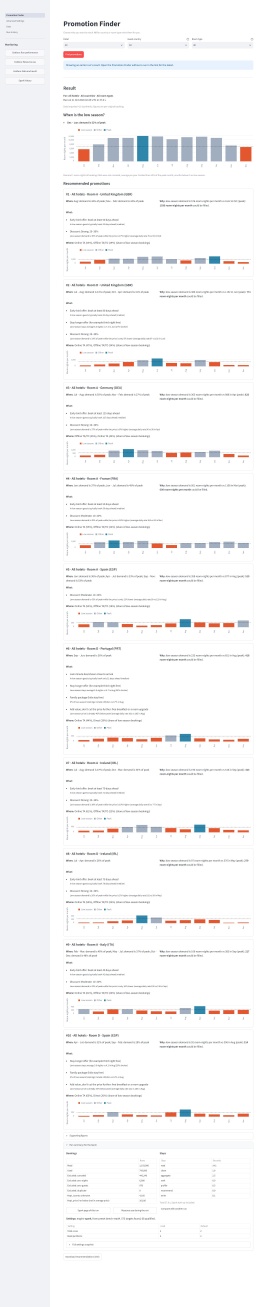
#> input picture docs/result/br5/benchmark/S1-I1-L3/finder.jpg, 1600 x 7841 px (shown at 1/6 size)
$ python -i benchmark.py   (imports and definitions only)
#> lines starting #> are read from the running program, lines starting #| are printed output that depends on the picture
### jobs/common/spark_settings.py
"""Per-run settings of a batch BR: the Spark settings every BR shares, plus the
BR's own settings, in one catalog for the settings screen, the launcher, the
jobs and the run snapshot.

Built from BR5's run_settings.py (jobs/br5_promotion), which keeps its own
copy. Values are kept as strings (that is how <db>.settings stores them); ""
means "unset: let Spark decide" for the settings that allow it. Pure Python,
so it can be unit-tested.
"""

import re
from dataclasses import dataclass, field

SERIALIZERS = {
    "java": "org.apache.spark.serializer.JavaSerializer",
    "kryo": "org.apache.spark.serializer.KryoSerializer",
}
STORAGE_LEVELS = ["MEMORY_ONLY", "MEMORY_AND_DISK", "MEMORY_AND_DISK_DESER", "DISK_ONLY", "OFF_HEAP"]
MB = 1024 * 1024
# Read by the spark-history service (docker-compose.yml); logs/ on the host.
EVENT_LOG_DIR = "/opt/logs/spark-events"


@dataclass(frozen=True)
class Setting:
    key: str
    group: str
    label: str
    help: str
    type: str  # size | int | float | bool | choice | percent | text
    default: str
    kind: str  # spark | submit | pipeline | clickhouse | rule
    choices: tuple = ()
    min: float = None
    max: float = None
    optional: bool = False  # "" (unset) allowed
    allow_off: bool = False  # "-1" allowed (broadcast threshold)
    extra: dict = field(default_factory=dict)


def _s(*args, **kwargs):
    return Setting(*args, **kwargs)


SPARK_GROUPS = [
    "Resources",
    "Memory",
    "Shuffle and partitions",
    "Adaptive Query Execution (AQE)",
    "Joins",
    "Serialization",
]

SPARK_SETTINGS = [
    # Resources
    _s("spark.driver.memory", "Resources", "Driver memory",
       "Memory of the driver process, which runs in the app container (2 GB in total).",
       "size", "512m", "submit", min=256 * MB, max=4096 * MB),
    _s("spark.executor.memory", "Resources", "Executor memory",
       "Memory of each executor on the worker. Spark adds an overhead of max(384 MB, 10%) on top.",
       "size", "512m", "spark", min=256 * MB, max=16384 * MB),
    _s("spark.executor.cores", "Resources", "Cores per executor",
       "Cores of each executor. Unset: one executor takes all the worker's cores.",
       "int", "", "spark", min=1, max=64, optional=True),
    _s("spark.cores.max", "Resources", "Total cores",
       "The most cores this run may use across the cluster.",
       "int", "2", "spark", min=1, max=64),
    # Memory
    _s("spark.memory.fraction", "Memory", "Memory fraction",
       "Share of executor memory used for work and cache; the rest is for user data and Spark internals.",
       "float", "0.6", "spark", min=0.1, max=0.9),
    _s("spark.memory.storageFraction", "Memory", "Storage fraction",
       "Share of that memory protected for cached data.",
       "float", "0.5", "spark", min=0.1, max=0.9),
    _s("spark.memory.offHeap.enabled", "Memory", "Off-heap memory",
       "Let Spark keep data outside the Java heap (needs a size below).",
       "bool", "false", "spark"),
    _s("spark.memory.offHeap.size", "Memory", "Off-heap size",
       "Off-heap memory per executor, added to its memory use.",
       "size", "0", "spark", min=0, max=8192 * MB),
    # Shuffle and partitions
    _s("spark.sql.shuffle.partitions", "Shuffle and partitions", "Shuffle partitions",
       "Partitions after a shuffle (joins, aggregations). AQE merges small ones when enabled.",
       "int", "200", "spark", min=1, max=5000),
    _s("spark.default.parallelism", "Shuffle and partitions", "Default parallelism",
       "Partitions for RDD operations only; DataFrame steps use shuffle partitions. Unset: total cores.",
       "int", "", "spark", min=1, max=5000, optional=True),
    _s("spark.sql.files.maxPartitionBytes", "Shuffle and partitions", "Max bytes per file partition",
       "Size of each partition when reading files. Affects the import's CSV read only.",
       "size", "128m", "spark", min=1 * MB, max=2048 * MB),
    _s("spark.shuffle.compress", "Shuffle and partitions", "Compress shuffle data",
       "Compress data moved between steps.",
       "bool", "true", "spark"),
    _s("spark.io.compression.codec", "Shuffle and partitions", "Compression codec",
       "Codec for shuffle data, spills and cached blocks.",
       "choice", "lz4", "spark", choices=("lz4", "snappy", "zstd", "lzf")),
    # AQE
    _s("spark.sql.adaptive.enabled", "Adaptive Query Execution (AQE)", "AQE",
       "Re-plan while running, using the real sizes of finished steps.",
       "bool", "true", "spark"),
    _s("spark.sql.adaptive.coalescePartitions.enabled", "Adaptive Query Execution (AQE)", "Merge small partitions",
       "Merge small shuffle partitions into bigger ones (needs AQE).",
       "bool", "true", "spark"),
    _s("spark.sql.adaptive.advisoryPartitionSizeInBytes", "Adaptive Query Execution (AQE)", "Target partition size",
       "Size AQE aims for when merging or splitting partitions.",
       "size", "64m", "spark", min=1 * MB, max=2048 * MB),
    _s("spark.sql.adaptive.skewJoin.enabled", "Adaptive Query Execution (AQE)", "Handle skewed joins",
       "Split oversized partitions of a sort-merge join.",
       "bool", "true", "spark"),
    _s("spark.sql.adaptive.skewJoin.skewedPartitionFactor", "Adaptive Query Execution (AQE)", "Skew factor",
       "A partition is skewed if it is this many times the median size (and above the threshold below).",
       "float", "5", "spark", min=1, max=100),
    _s("spark.sql.adaptive.skewJoin.skewedPartitionThresholdInBytes", "Adaptive Query Execution (AQE)",
       "Skew threshold",
       "Minimum size of a skewed partition. Lower it to see skew handling on small partitions.",
       "size", "256m", "spark", min=0, max=4096 * MB),
    # Joins
    _s("spark.sql.autoBroadcastJoinThreshold", "Joins", "Broadcast threshold",
       "Tables smaller than this are sent to every executor instead of shuffled. -1 turns broadcast off.",
       "size", "10m", "spark", min=0, max=1024 * MB, allow_off=True),
    # Serialization
    _s("spark.serializer", "Serialization", "Serializer",
       "How Spark packs objects. DataFrames mostly use their own format, so expect a small effect.",
       "choice", "java", "spark", choices=tuple(SERIALIZERS)),
]

EVENT_LOG_SETTING = _s(
    "spark.eventLog.enabled", "Monitoring", "Spark event log",
    "Write the run's Spark event log, so its Spark page stays on the history server "
    "(http://localhost:18080) after the run. Costs a little disk and time; turn it off to measure that.",
    "bool", "true", "spark")

SIZE_RE = re.compile(r"^\s*(\d+(?:\.\d+)?)\s*([kmgt]?)b?\s*$", re.IGNORECASE)
SIZE_UNITS = {"": 1, "k": 1024, "m": MB, "g": 1024 * MB, "t": 1024 * 1024 * MB}


# [15 lines left out: functions size_bytes, show, not called in this run]


def overhead_bytes(executor_bytes):
    return max(384 * MB, executor_bytes // 10)


class Catalog:
    """settings: the shared Spark settings plus a BR's own ones.
    presets: {name: {key: value}} built-in presets ("default" = {}).
    checks: optional function(typed, errors, warnings) for the BR's own rules."""

    def __init__(self, groups, settings, presets, checks=None):
        self.groups = groups
        self.settings = settings
        self.by_key = {s.key: s for s in settings}
        self.presets = presets
        self._checks = checks

    def defaults(self):
        return {s.key: s.default for s in self.settings}

    # [123 lines left out: functions resolve, parse, validate, spark_conf, options, not called in this run]

    def changed(self, values):
        """Keys whose value differs from the default."""
        return [s.key for s in self.settings if str(values.get(s.key, s.default)) != s.default]

    # [17 lines left out: function snapshot, not called in this run]

### tests/br6/benchmark.py
"""BR6 benchmark driver (docs/plan/br6/plan-benchmark.md). Run from the host
with the stack up (`make br6-up`) and the data imported at x1:

    python tests/br6/benchmark.py presets              save the benchmark presets
    python tests/br6/benchmark.py block S2             run a Spark block's cells (restarts the worker if needed)
    python tests/br6/benchmark.py block H2             ClickHouse block (restarts ClickHouse if needed)
    python tests/br6/benchmark.py screens H1           screenshots of a block's cells
    python tests/br6/benchmark.py check H1             the plan's checks on a block's stored runs
    python tests/br6/benchmark.py restore              worker back to 2 cores, ClickHouse to 1 CPU

`--cells I1-HL1,I3-HL4` limits a block, its screenshots or its checks to some
cells. Runs go through scripts/br6.py run, the same launcher as the app. Each
run is appended to docs/result/br6/benchmark/runs.csv; screenshots go to
docs/result/br6/benchmark/<block>-<cell>/. The parts that don't depend on the
BR (restarts, Playwright helpers) come from BR5's script (plan D11).
"""

import argparse
import csv
import importlib.util
import json
import os
import re
import subprocess
import sys
from datetime import datetime, timezone
from pathlib import Path

REPO = Path(__file__).resolve().parents[2]
sys.path.insert(0, str(REPO / "jobs" / "br6_route"))
sys.path.insert(0, str(REPO / "jobs" / "common"))
import route_settings  # noqa: E402

# BR5's script, loaded under another name: this file has the same module name.
_spec = importlib.util.spec_from_file_location("br5_benchmark", REPO / "tests" / "br5" / "benchmark.py")
br5 = importlib.util.module_from_spec(_spec)
# [1 line not run here, left out]
# [1 line that did not run here, left out]

CATALOG = route_settings.CATALOG
OUT = REPO / "docs" / "result" / "br6" / "benchmark"
MANIFEST = OUT / "runs.csv"
FIELDS = ["block", "cell", "input", "live", "preset", "repeat", "run_id", "status", "duration_s",
          "started_at", "finished_at", "spark_app_id", "rows_read", "found", "suggested"]
# [1 line that did not run here, left out]
# [1 line that did not run here, left out]

# 3.1 inputs: city, start, end, stops, visitor (None = General visitor); all place types
INPUTS = {
    "I1": ("istanbul", 2005, 100, "3982", 88647),
    "I2": ("jakarta", 1549, 1373, "", None),
    "I3": ("beijing", 40, 409, "", None),
}
BLOCK_INPUTS = {"V": ["I1", "I2"]}  # D6
# 3.2 start-up configurations: Spark worker cores; V runs on S2 (3.4)
BLOCKS = {"S1": 1, "S2": 2, "S3": 4, "V": 2}
# 3.5 ClickHouse blocks: the clickhouse container's CPUs
CLICKHOUSE_BLOCKS = {"H1": 1, "H2": 2, "H3": 4}
# 3.3-3.5 presets: (name, built-in preset to start from, overrides)
ALL_CORES = {"spark.cores.max": "4"}  # D2: a run takes whatever the worker has
STATS_RUN = {"pipeline.place_stats": "run"}
CH = {"pipeline.engine": "clickhouse"}
NO_MEM_LIMIT = {"clickhouse.limit_threads_by_memory": "false"}
LIVE = {
    "L1": ("bench-baseline", "baseline", ALL_CORES),
    "L2": ("bench-default", None, ALL_CORES),
    "L3": ("bench-stats-run", None, {**ALL_CORES, **STATS_RUN}),
    "V1": ("bench-match-all", None, {**ALL_CORES, "pipeline.matching": "all"}),
    "V2": ("bench-python-udf", None, {**ALL_CORES, "pipeline.distance": "python_udf"}),
    "V3": ("bench-pandas-udf", None, {**ALL_CORES, "pipeline.distance": "pandas_udf"}),
    "V4": ("bench-match-all-python-udf", None,
           {**ALL_CORES, "pipeline.matching": "all", "pipeline.distance": "python_udf"}),
    "V5": ("bench-stats-run-driver", None, {**ALL_CORES, **STATS_RUN, "pipeline.reader": "driver"}),
    "HL1": ("bench-clickhouse", None, CH),
    "HL2": ("bench-clickhouse-nomemlimit", None, {**CH, **NO_MEM_LIMIT}),
    "HL3": ("bench-clickhouse-stats-run", None, {**CH, **STATS_RUN}),
    "HL4": ("bench-clickhouse-stats-run-nomemlimit", None, {**CH, **STATS_RUN, **NO_MEM_LIMIT}),
}
CLICKHOUSE_LIVE = ["HL1", "HL2", "HL3", "HL4"]
BLOCK_LIVE = {"V": ["L2", "V1", "V2", "V3", "V4", "L3", "V5"], **{b: CLICKHOUSE_LIVE for b in CLICKHOUSE_BLOCKS}}
SPARK_LIVE = ["L1", "L2", "L3"]
BLOCK_REPEATS = {"V": 3, **{b: 5 for b in CLICKHOUSE_BLOCKS}}  # D5, D6, D8
THIRD_RUN_SPREAD = 1.15  # D5


def block_cells(block, cells=None):
    found = [f"{i}-{l}" for i in BLOCK_INPUTS.get(block, INPUTS) for l in BLOCK_LIVE.get(block, SPARK_LIVE)]
    return [c for c in found if not cells or c in cells]


# --- Presets and runs -------------------------------------------------------

# [117 lines left out: functions save_presets, run_row, read_manifest, append_manifest, block_env, run_cell and 3 more, not called in this run]


# --- Checks (plan section 8) ------------------------------------------------

EXPECTED = {"I1": (544471, 4574), "I2": (412100, 7178), "I3": (1470, 61)}  # check-ins read, places found


def measured_runs(block, cells=None):
    return [r for r in read_manifest() if r["block"] == block and r["repeat"] != "warmup"
            and (not cells or r["cell"] in cells)]


# [128 lines left out: functions reference_list, same_result, query_threads, cmd_check, first_runs, reference_run and 1 more, not called in this run]


def trim(path, margin=80):
    """Cuts the empty page below the content. Run History grows the viewport
    to its long run list, so a compare shot can end in thousands of empty
    pixels. The sidebar (left 25%) is left out of the search."""
#> called with margin = 80
    from PIL import Image, ImageChops

    image = Image.open(path)
#> image is the input picture: PIL image 1600x7841 RGB; mean R, G, B 247.1, 246.8, 247.7
    width, height = image.size
#> width = 1600; height = 7841
    main = image.crop((width // 4, 0, width, height)).convert("L")
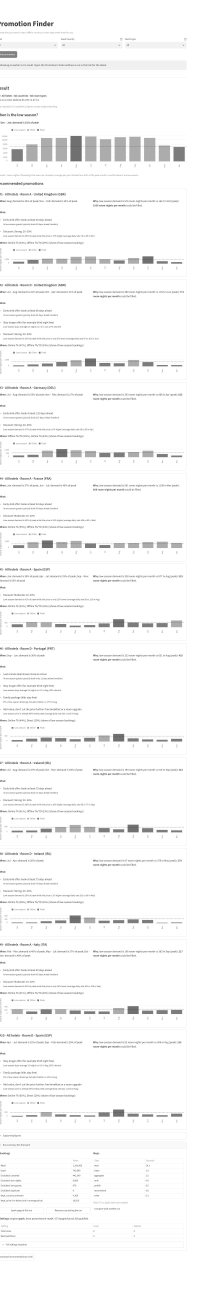
#> main: PIL image 1200x7841 L (shown at 1/6 size); min 2, max 255, mean 247.7
    background = Image.new("L", main.size, main.getpixel((main.width - 5, main.height - 5)))
#> background: PIL image 1200x7841 L; every value is 255
    box = ImageChops.difference(main, background).point(lambda v: 255 if v > 24 else 0).getbbox()
#> box = (0, 125, 1120, 7561)
    if box and box[3] + margin < height:
        image.crop((0, 0, width, box[3] + margin)).save(path, quality=80)
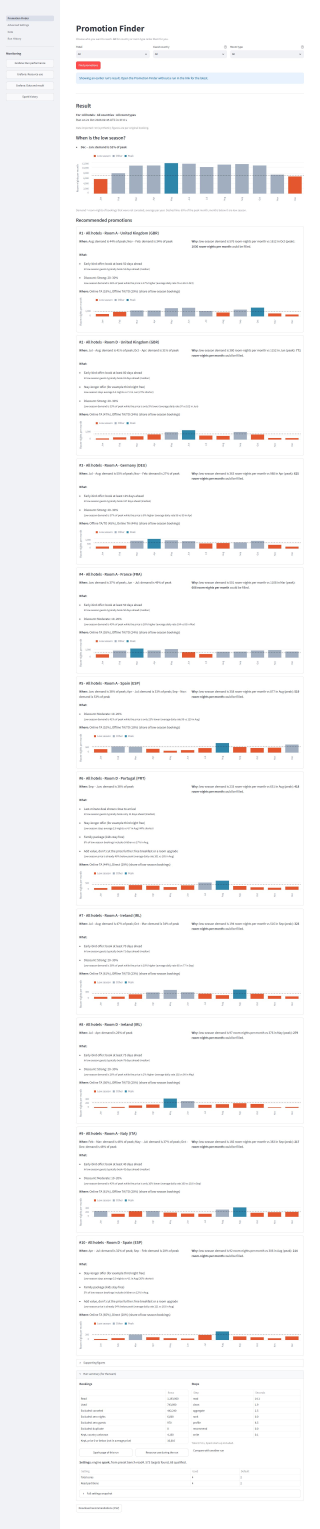
#> saved as finder.jpg: PIL image 1600x7641 RGB (shown at 1/5 size); mean R, G, B 247, 246.7, 247.6
#> (the run stopped early here; a loop or call above may not have finished)

$ run again, on docs/result/br5/benchmark/S1-I2-L2/spark.jpg
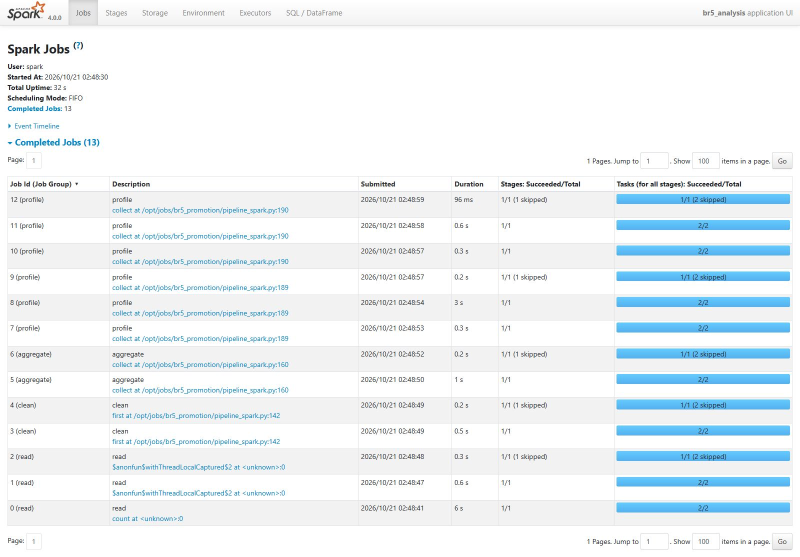
#> input picture docs/result/br5/benchmark/S1-I2-L2/spark.jpg, 1600 x 1114 px (shown at 1/2 size)
#> in trim, image is the input picture: PIL image 1600x1114 RGB; mean R, G, B 237.8, 243.5, 246.5
#> in trim, `main = image.crop((width // 4, 0, width, height)).convert("L")`:
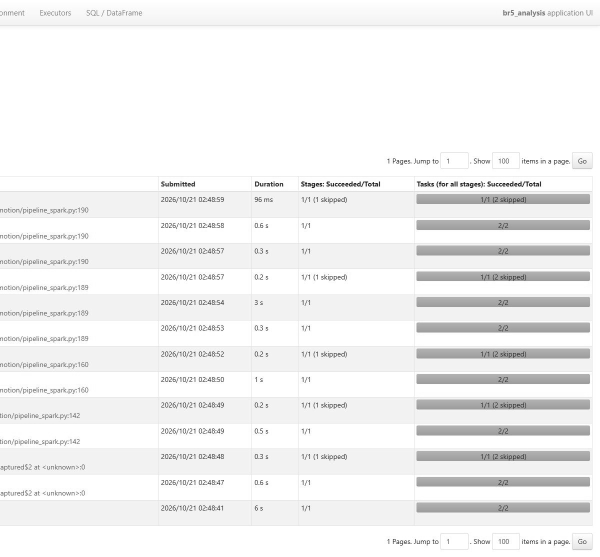
#> main: PIL image 1200x1114 L (shown at 1/2 size); min 7, max 255, mean 241.9
#> background: PIL image 1200x1114 L; every value is 255
#> box = (0, 17, 1200, 1100)

$ run again, on docs/result/br5/benchmark/S1-I2-L3/finder.jpg
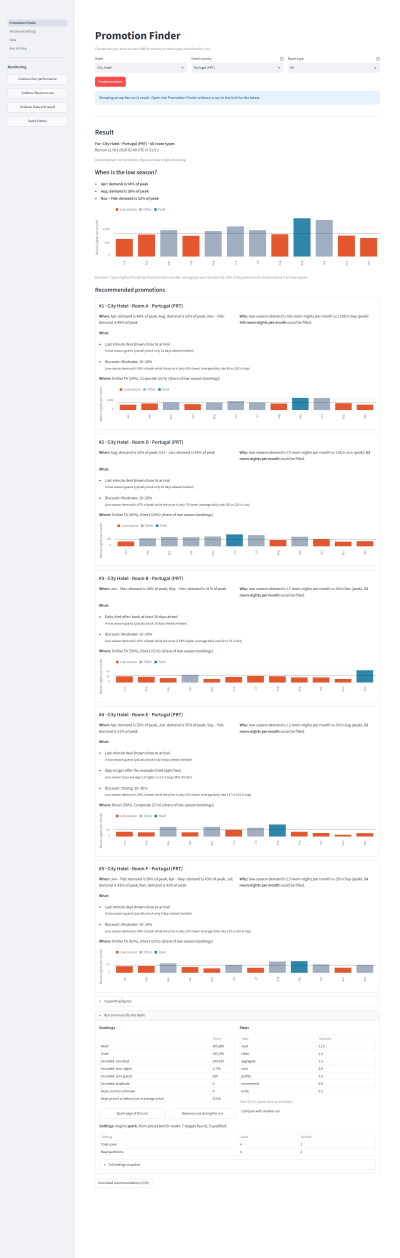
#> input picture docs/result/br5/benchmark/S1-I2-L3/finder.jpg, 1600 x 5032 px (shown at 1/4 size)
#> in trim, image is the input picture: PIL image 1600x5032 RGB; mean R, G, B 247.3, 246.5, 247.3
#> in trim, `main = image.crop((width // 4, 0, width, height)).convert("L")`:
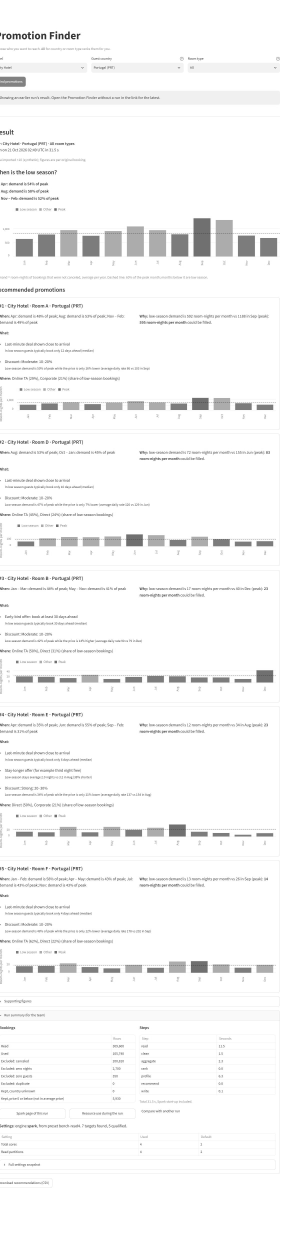
#> main: PIL image 1200x5032 L (shown at 1/4 size); min 0, max 255, mean 247.5
#> background: PIL image 1200x5032 L; every value is 255
#> box = (0, 125, 1120, 4752)
#> in trim, `image.crop((0, 0, width, box[3] + margin)).save(path, quality=80)`:
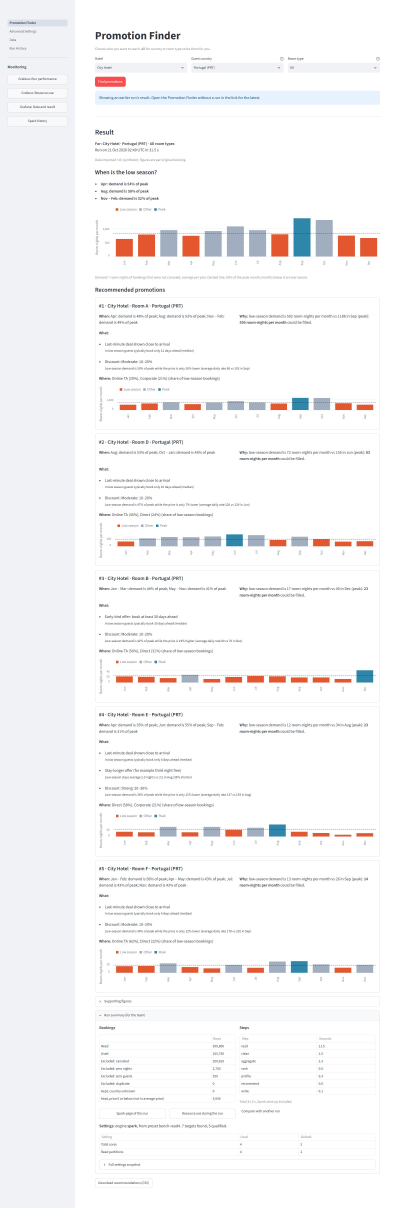
#> saved as finder.jpg: PIL image 1600x4832 RGB (shown at 1/4 size); mean R, G, B 247.1, 246.3, 247.1
